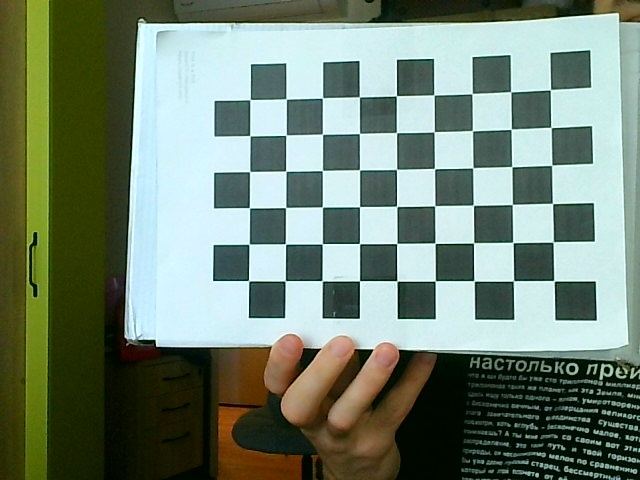
#> input picture stereo_project_win/calibration_photos/left/00.jpg, 640 x 480 px, given in place of the camera
$ python stereo_bm_win.py   (older library calls are emulated)
#> lines starting #> are read from the running program, lines starting #| are printed output that depends on the picture
"""StereoBM на Raspberry Pi. S: 50 измерений, Q: выход.
Калибровка stereo_calibration.npz должна лежать в текущей папке.
T в калибровке должен быть в миллиметрах. Зависимости: numpy, opencv-python.
"""
import csv
import time

import cv2
import numpy as np

REAL_DISTANCE_CM = 50.0
NUM_SAMPLES = 50
LEFT_CAMERA = 2
RIGHT_CAMERA = 0
MIN_DISPARITY = 0
NUM_DISPARITIES = 256
BLOCK_SIZE = 15
ROI_RADIUS = 15
MIN_VALID_PIXELS = 50
SHOW_RIGHT = True
SHOW_DISPARITY = True
RESULTS_FILE = "bm_results_optimized.csv"


def save_experiment(samples):
    values = np.asarray(samples, dtype=np.float64)
    measured_cm = float(np.mean(values[:, 0]))
    std_cm = float(np.std(values[:, 0]))
    mean_disparity = float(np.mean(values[:, 1]))
    mean_valid = float(np.mean(values[:, 2]))
    mean_time = float(np.mean(values[:, 3]))
    absolute_error = abs(measured_cm - REAL_DISTANCE_CM)
    relative_error = absolute_error / REAL_DISTANCE_CM * 100.0
    algorithm_fps = 1.0 / mean_time if mean_time > 0 else 0.0
    print("\n========== РЕЗУЛЬТАТ ЭКСПЕРИМЕНТА ==========")
    print(f"Реальное расстояние: {REAL_DISTANCE_CM:.1f} cm")
    print(f"Измеренное расстояние: {measured_cm:.2f} cm")
    print(f"Стандартное отклонение: {std_cm:.2f} cm")
    print(f"Средняя disparity: {mean_disparity:.2f} px")
    print(f"Абсолютная ошибка: {absolute_error:.2f} cm")
    print(f"Относительная ошибка: {relative_error:.2f} %")
    print(f"Valid: {mean_valid:.1f} %")
    print(f"StereoBM time: {mean_time * 1000:.2f} ms")
    print(f"StereoBM FPS: {algorithm_fps:.1f}")
    with open(RESULTS_FILE, "a", newline="", encoding="utf-8") as file:
        writer = csv.writer(file)
        if file.tell() == 0:
            writer.writerow([
                "real_distance_cm", "measured_distance_cm", "std_cm",
                "mean_disparity_px", "absolute_error_cm",
                "relative_error_percent", "valid_percent",
                "processing_time_ms", "algorithm_fps",
            ])
        writer.writerow([
            REAL_DISTANCE_CM, measured_cm, std_cm, mean_disparity,
            absolute_error, relative_error, mean_valid,
            mean_time * 1000, algorithm_fps,
        ])
    print(f"Результат записан в {RESULTS_FILE}\n")


def main():
    if REAL_DISTANCE_CM <= 0:
        raise ValueError("REAL_DISTANCE_CM должен быть больше нуля")
    with np.load("stereo_calibration.npz") as data:
#> (reads stereo_project_win/stereo_calibration.npz from the repository)
        K_left, D_left = data["K_left"], data["D_left"]
        K_right, D_right = data["K_right"], data["D_right"]
        R, T = data["R"], data["T"]
        image_size = tuple(int(v) for v in data["image_size"].ravel())
    width, height = image_size
    center_x, center_y = 320, 240
    x0, x1 = center_x - ROI_RADIUS, center_x + ROI_RADIUS + 1
    y0, y1 = center_y - ROI_RADIUS, center_y + ROI_RADIUS + 1
    if x0 < 0 or y0 < 0 or x1 > width or y1 > height:
        raise ValueError("Область измерения выходит за границы изображения")

    # Карты рассчитываем один раз; remap использует фиксированную точку.
    R1, R2, P1, P2, Q, roi_left, roi_right = cv2.stereoRectify(
        K_left, D_left, K_right, D_right, image_size, R, T,
        flags=cv2.CALIB_ZERO_DISPARITY, alpha=1.0,
    )
    map_left_1, map_left_2 = cv2.initUndistortRectifyMap(
        K_left, D_left, R1, P1, image_size, cv2.CV_16SC2,
    )
    map_right_1, map_right_2 = cv2.initUndistortRectifyMap(
        K_right, D_right, R2, P2, image_size, cv2.CV_16SC2,
    )
    focal_length = float(P1[0, 0])
    baseline_mm = abs(float(P2[0, 3] / P2[0, 0]))
    depth_factor_cm = focal_length * baseline_mm / 10.0
    print("Размер изображения:", image_size)
    print(f"Фокусное расстояние: {focal_length:.2f} px")
    print(f"Baseline: {baseline_mm:.2f} мм")
    print("Principal point offset:", P1[0, 2] - P2[0, 2])

    stereo = cv2.StereoBM_create(NUM_DISPARITIES, BLOCK_SIZE)
    stereo.setMinDisparity(MIN_DISPARITY)
    stereo.setPreFilterType(cv2.STEREO_BM_PREFILTER_NORMALIZED_RESPONSE)
    stereo.setPreFilterSize(9)
    stereo.setPreFilterCap(31)
    stereo.setTextureThreshold(5)
    stereo.setUniquenessRatio(15)
    stereo.setSpeckleWindowSize(0)
    stereo.setSpeckleRange(2)
    stereo.setDisp12MaxDiff(-1)

    camera_left = cv2.VideoCapture(LEFT_CAMERA)
    camera_right = cv2.VideoCapture(RIGHT_CAMERA)
    try:
        if not camera_left.isOpened() or not camera_right.isOpened():
            raise RuntimeError("Не удалось открыть обе камеры")
        for camera in (camera_left, camera_right):
            camera.set(cv2.CAP_PROP_FOURCC, cv2.VideoWriter_fourcc(*"MJPG"))
            camera.set(cv2.CAP_PROP_FRAME_WIDTH, width)
            camera.set(cv2.CAP_PROP_FRAME_HEIGHT, height)
        print("\nS — собрать эксперимент; Q — выход\n")
        samples = []
        collecting = False
        fps = 0.0
        report_start = time.perf_counter()
        report_frames = 0
        capture_sum = prepare_sum = bm_sum = display_sum = 0.0
        while True:
            t0 = time.perf_counter()
            grabbed_left = camera_left.grab()
            grabbed_right = camera_right.grab()
            if not grabbed_left or not grabbed_right:
                print("Не удалось захватить кадры")
                break
            ret_left, frame_left = camera_left.retrieve()
#> frame_left is the input picture: shape (480, 640, 3); mean B, G, R 114.9, 131.2, 114.9
#> ret_left = True
            ret_right, frame_right = camera_right.retrieve()
#> ret_right = True
            if not ret_left or not ret_right:
                print("Не удалось получить кадры")
                break
            t1 = time.perf_counter()
            if (frame_left.shape[1::-1] != image_size
                    or frame_right.shape[1::-1] != image_size):
                raise RuntimeError(
                    f"Размер кадров не совпадает с калибровкой: "
                    f"L={frame_left.shape[1::-1]}, R={frame_right.shape[1::-1]}, "
                    f"калибровка={image_size}"
                )
            # Ректифицируем только один канал.
            gray_left = cv2.cvtColor(frame_left, cv2.COLOR_BGR2GRAY)
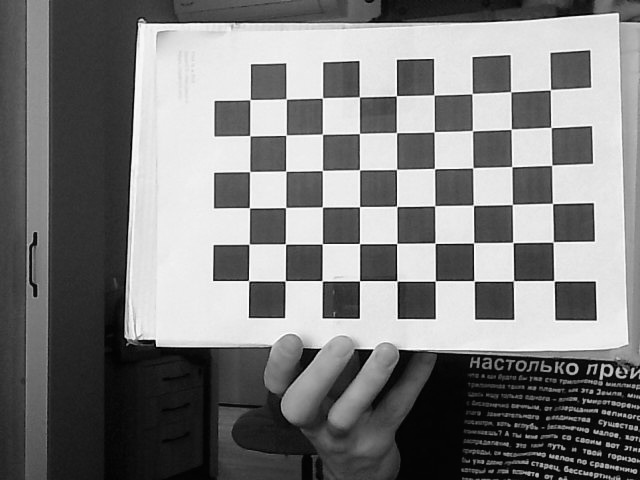
#> gray_left: shape (480, 640); min 0, max 255, mean 124.5
            gray_right = cv2.cvtColor(frame_right, cv2.COLOR_BGR2GRAY)
            gray_left = cv2.remap(
                gray_left, map_left_1, map_left_2, cv2.INTER_LINEAR,
            )
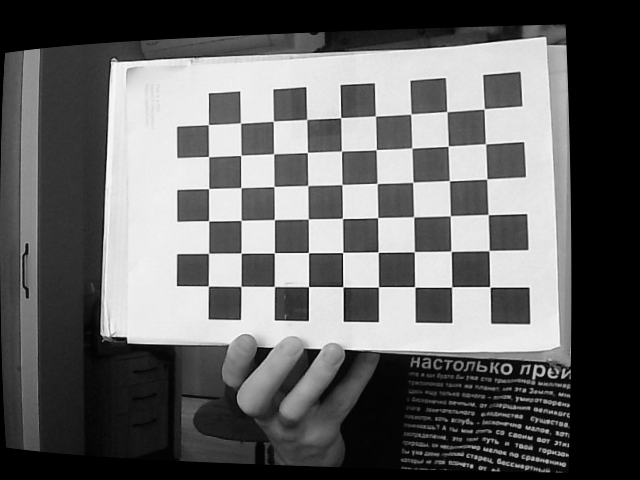
#> gray_left: shape (480, 640); min 0, max 254, mean 100.6
            gray_right = cv2.remap(
                gray_right, map_right_1, map_right_2, cv2.INTER_LINEAR,
            )
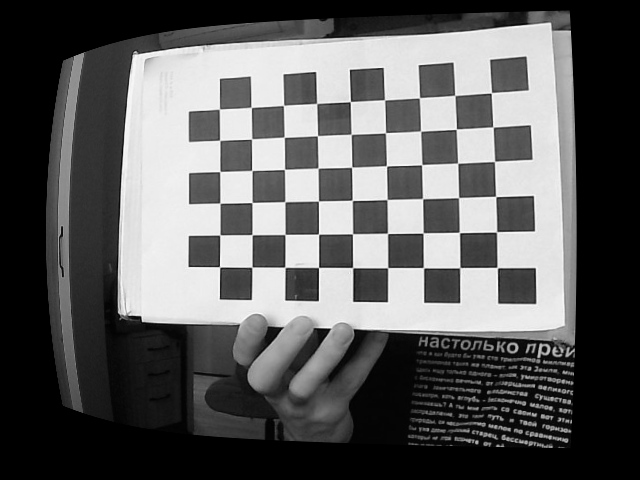
#> gray_right: shape (480, 640); min 0, max 254, mean 92.3

            # Исправляем смещение principal point в правой камере, чтобы оно совпадало с левой.

            #-----------------------------------
            # Вычисляем disparity и расстояние
            t2 = time.perf_counter()
            disparity_raw = stereo.compute(gray_left, gray_right)
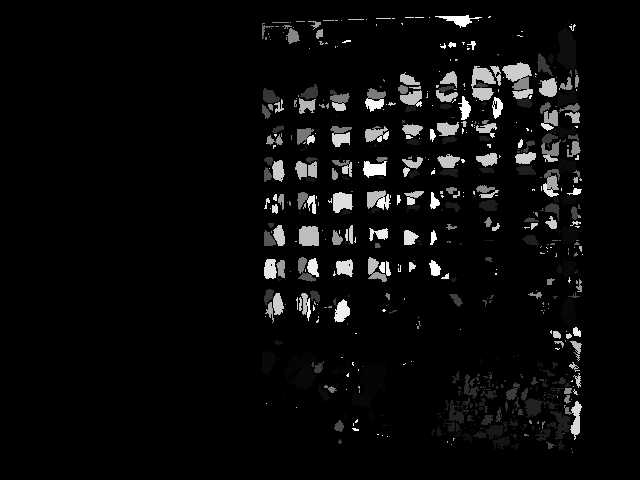
#> disparity_raw: shape (480, 640) int16; min -16, max 4080, mean 160.7; drawn with min black and max white
            t3 = time.perf_counter()
            processing_time = t3 - t2
            # Переводим в float только область измерения.
            disparity_roi = disparity_raw[y0:y1, x0:x1].astype(np.float32) / 16.0
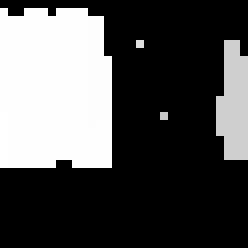
#> disparity_roi: shape (31, 31) float32 (shown 8 times larger); min -1, max 190.1, mean 60.1; drawn with min black and max white

            # Используем этот блок только при положительной диспаратности
            valid_disparities = disparity_roi[
                (disparity_roi > max(1, MIN_DISPARITY)) &
                (disparity_roi < MIN_DISPARITY + NUM_DISPARITIES)
            ]
#> valid_disparities = 317 values, max 190.1 at index 199, min 149.8 at index 213, mean 184.2

            # Этот блок используем при отрицательной диспаратности
            # valid_disparities = disparity_roi[
            #     (disparity_roi > MIN_DISPARITY - 1)
            #     & (disparity_roi < MIN_DISPARITY + NUM_DISPARITIES)
            #     & (np.abs(disparity_roi) > 1.0)
            # ]
            valid_count = valid_disparities.size
#> valid_count = 317
            valid_percent = 100.0 * valid_count / disparity_roi.size
#> valid_percent = 32.99
            distance_cm = None
            median_disparity = None
            if valid_count >= MIN_VALID_PIXELS:
                median_disparity = float(np.median(valid_disparities))
#> median_disparity = 189.7
                distance_cm = depth_factor_cm / abs(median_disparity)
#> distance_cm = 44.65
                if collecting:
                    samples.append((distance_cm, median_disparity,
                                    valid_percent, processing_time))
            left_view = cv2.cvtColor(gray_left, cv2.COLOR_GRAY2BGR)
            cv2.rectangle(left_view, (x0, y0), (x1 - 1, y1 - 1), (0, 0, 255), 2)
            cv2.putText(left_view, f"FPS: {fps:.1f}", (20, 30),
                        cv2.FONT_HERSHEY_SIMPLEX, 0.7, (0, 255, 0), 2)
            cv2.putText(left_view, f"Valid: {valid_percent:.1f}%", (20, 60),
                        cv2.FONT_HERSHEY_SIMPLEX, 0.6, (0, 255, 255), 2)
            if distance_cm is not None:
                cv2.putText(left_view, f"{distance_cm:.1f} cm",
                            (center_x + 25, center_y), cv2.FONT_HERSHEY_SIMPLEX,
                            0.7, (0, 0, 255), 2)
                cv2.putText(left_view, f"d = {median_disparity:.1f} px",
                            (center_x + 25, center_y + 30),
                            cv2.FONT_HERSHEY_SIMPLEX, 0.6, (0, 0, 255), 2)
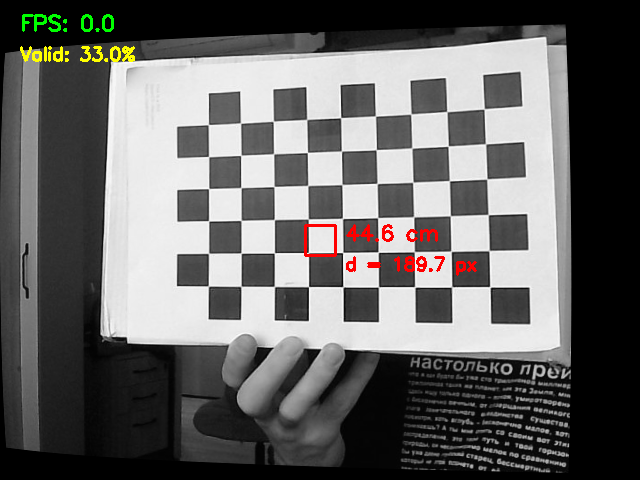
#> left_view: shape (480, 640, 3); mean B, G, R 99.6, 100.8, 101.7
            else:
                cv2.putText(left_view, "NO DATA", (center_x + 25, center_y),
                            cv2.FONT_HERSHEY_SIMPLEX, 0.7, (0, 0, 255), 2)
            if collecting:
                cv2.putText(left_view, f"COLLECTING: {len(samples)}/{NUM_SAMPLES}",
                            (20, 90), cv2.FONT_HERSHEY_SIMPLEX,
                            0.7, (0, 255, 255), 2)
            cv2.imshow("LEFT", left_view)
            if SHOW_RIGHT:
                cv2.imshow("RIGHT", gray_right)
            if SHOW_DISPARITY:
                disparity_view = cv2.normalize(
                    disparity_raw, None, 0, 255, cv2.NORM_MINMAX, dtype=cv2.CV_8U,
                )
                cv2.imshow("DISPARITY", disparity_view)
            key = cv2.waitKey(1) & 0xFF
#> (key q is pressed here)
            t4 = time.perf_counter()
            report_frames += 1
            capture_sum += t1 - t0
            prepare_sum += t2 - t1
            bm_sum += t3 - t2
            display_sum += t4 - t3
            elapsed = t4 - report_start
            if elapsed >= 1.0:
                fps = report_frames / elapsed
                ms_per_frame = 1000.0 / report_frames
                print(
                    f"FPS: {fps:.1f} | "
                    f"Захват: {capture_sum * ms_per_frame:.1f} мс | "
                    f"Подготовка: {prepare_sum * ms_per_frame:.1f} мс | "
                    f"BM: {bm_sum * ms_per_frame:.1f} мс | "
                    f"ROI/вывод: {display_sum * ms_per_frame:.1f} мс"
                )
                report_frames = 0
                capture_sum = prepare_sum = bm_sum = display_sum = 0.0
                report_start = t4
            if collecting and len(samples) >= NUM_SAMPLES:
                save_experiment(samples)
                samples.clear()
                collecting = False
                # Исключаем сохранение CSV из следующего интервала FPS.
                report_start = time.perf_counter()
                report_frames = 0
                capture_sum = prepare_sum = bm_sum = display_sum = 0.0
            if key == ord("q"):
                break
            if key == ord("s") and not collecting:
                samples.clear()
                collecting = True
                print("Начат сбор 50 валидных измерений")
    finally:
        camera_left.release()
        camera_right.release()
        cv2.destroyAllWindows()


if __name__ == "__main__":
    main()
